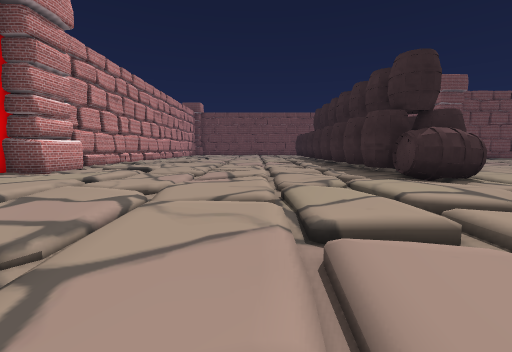
View 1 (above)

22 first-person views from a walk through a scene from a Unity 3-D project. The camera is 1.3 m above the floor, tilts 6° down and sees 90° across. The floor is counted in squares, 2 m on a side. Each view is taken from the middle of a square. On the plan, view 1 faces up. The plan holds only what a view shows up to about 9 squares ahead; the rest is blank. The place goes on beyond the plan. The player character is not drawn. Some surface patterns are stand-ins.

View 2
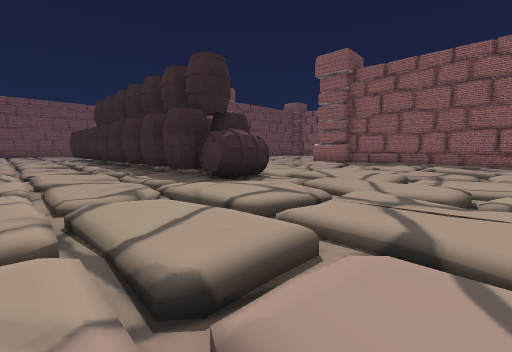

View 3
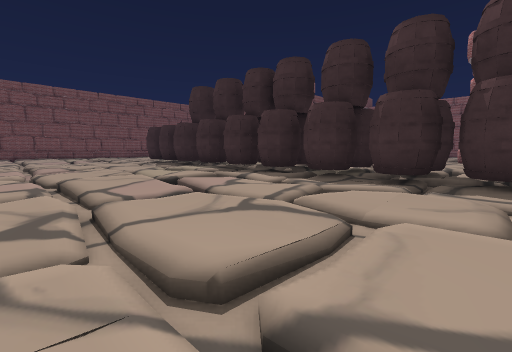

View 4
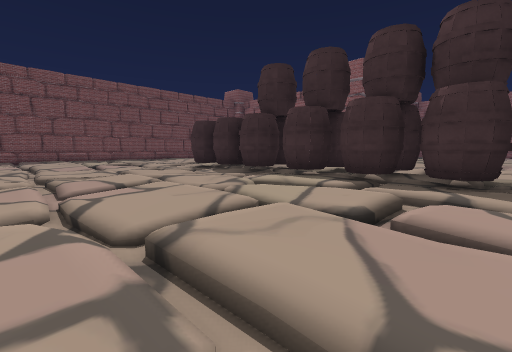

View 5
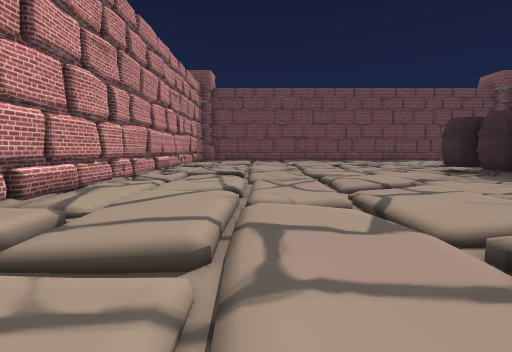

View 6
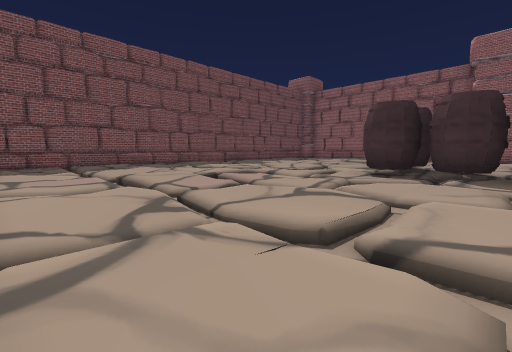

View 7
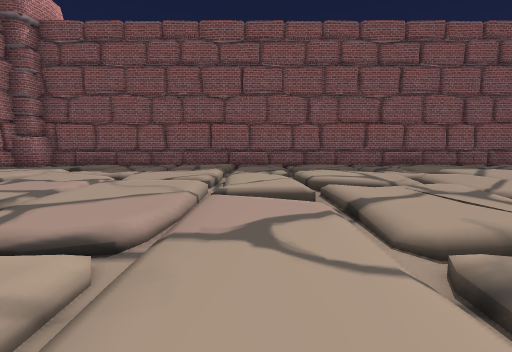

View 8
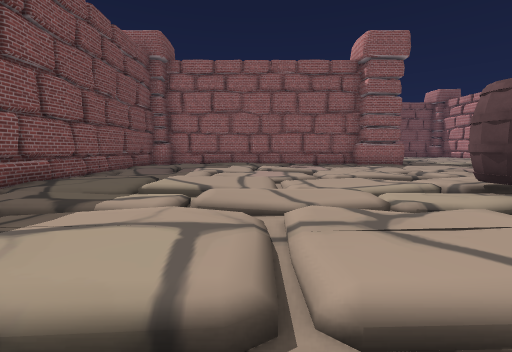

View 9
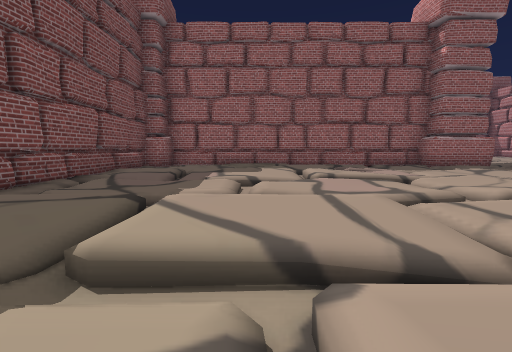

View 10
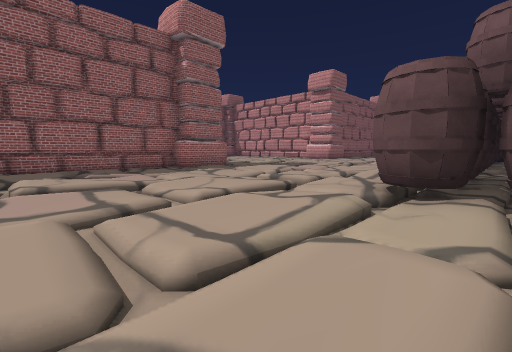

View 11
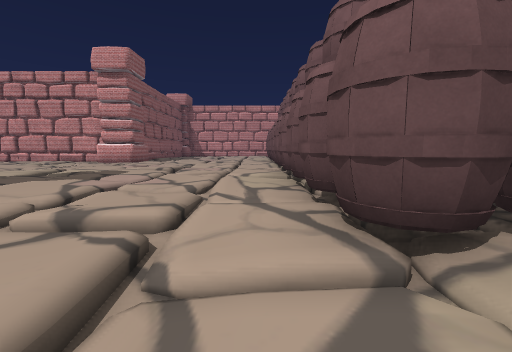

View 12
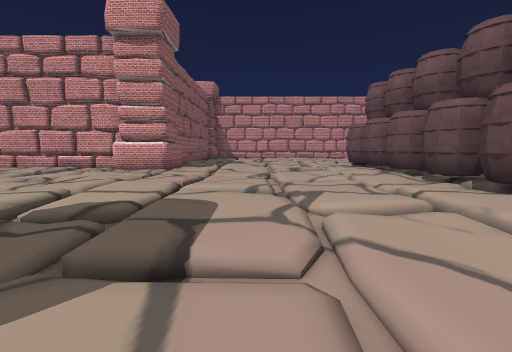

View 13
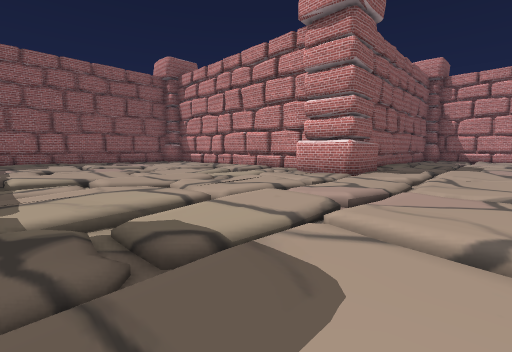

View 14
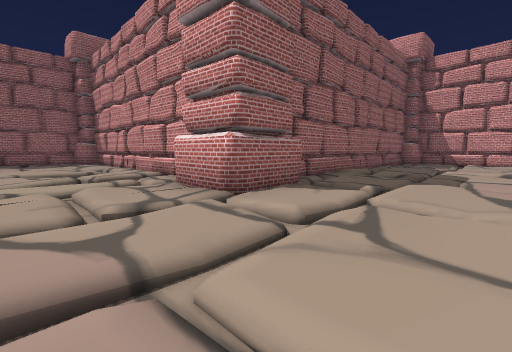

View 15
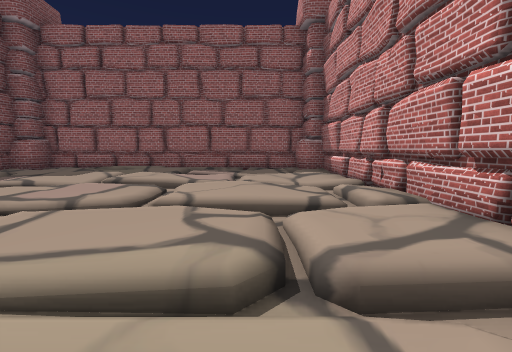

View 16
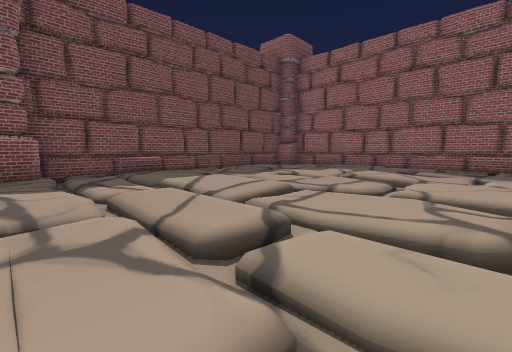

View 17
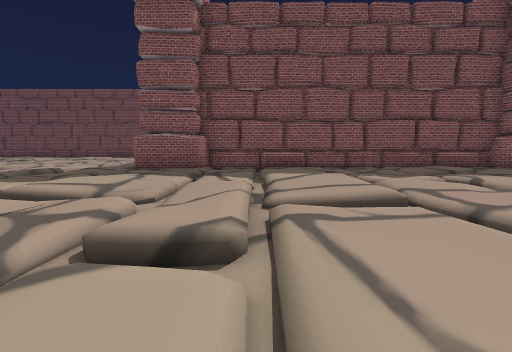

View 18
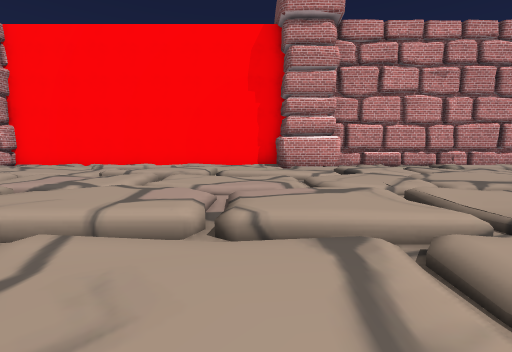

View 19
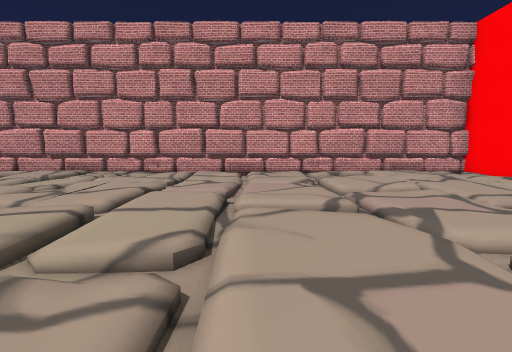

View 20
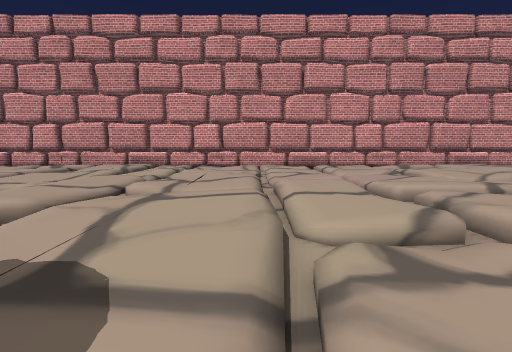

View 21
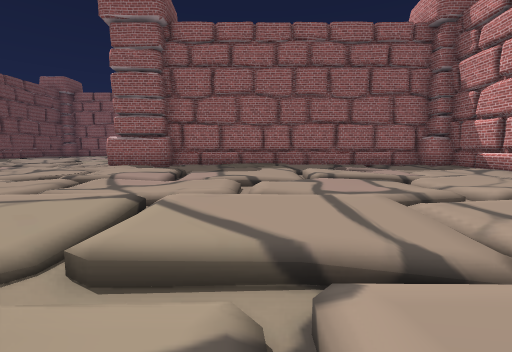

View 22
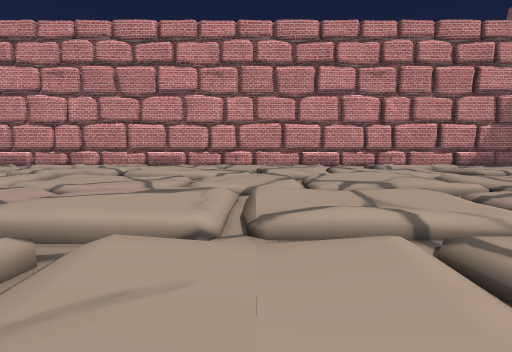

### Floor plan
Key: @ floor where view 1 was taken; # wall or solid block; . main floor; : floor 0.25 m higher than the main floor; - floor 0.25 m lower than the main floor; / step, stairs or slope; B barrel.
Columns run from 7 left of view 1 to 23 right of it. Each row starts with its distance up from view 1.
 28  ###################
 27 ##-....:.-./-....:.##
 26 #/-..../././-...././#
 25 #.//..././..//..././#
 24 #//:/..:././/:/..:./#
 23 #./...//./../...//./#
 22 #//.....//.//.....//#
 21 #.-./.......-./.....#
 20 #.///.......///.....#
 19 #//..../-.BBB..../-.#
 18 #.///./../BBB//./..###########
 17 #/-....:.-.BB....:.##/-....:.##
 16 #/-...././BBB..../././-...././#
 15 #.//..././BBB/..././..//..././#
 14 #//:/..:./.BB:/..:././/:/..:./#
 13 #./...//./BBB...//./../...//./#
 12 #//.....//BBB.....//.//.....//#
 11 #.-./......BB./.......-./.....#
 10 #.///.....BBB//.......///.....#
  9 #//..../-.BBB..../-..//..../-.#
  8 ##///./../BBB//./..############
  7 ##-....:.-BBB....:.##
  6 #/-...././.B-...././#
  5 #.//..././.B//..././#
  4 #//:/..:././/:/..:./#
  3 #./...//./../...//./#
  2 #//.....//.//.....//#
  1 #.-./.......-./.....#
  0 #.///..@....///.....#
 -1 #//..../-..//..../-.#
 -2 #####################

Where each view was taken, in squares from view 1:
view 1: 0 up, 0 right, facing up
view 2: 1 up, 0 right, facing up-right
view 3: 7 up, 2 left, facing up-right
view 4: 11 up, 2 left, facing up-right
view 5: 11 up, 3 left, facing up
view 6: 17 up, 3 left, facing up-right
view 7: 19 up, 1 right, facing up
view 8: 23 up, 1 right, facing right
view 9: 24 up, 4 right, facing right
view 10: 23 up, 4 right, facing down-right
view 11: 21 up, 6 right, facing down
view 12: 17 up, 9 right, facing down
view 13: 15 up, 9 right, facing down-right
view 14: 11 up, 9 right, facing down-right
view 15: 10 up, 14 right, facing right
view 16: 10 up, 13 right, facing up-right
view 17: 10 up, 15 right, facing up
view 18: 6 up, 2 right, facing left
view 19: 6 up, 0 right, facing down
view 20: 6 up, 2 right, facing down
view 21: 4 up, 4 right, facing right
view 22: 18 up, 2 right, facing left
